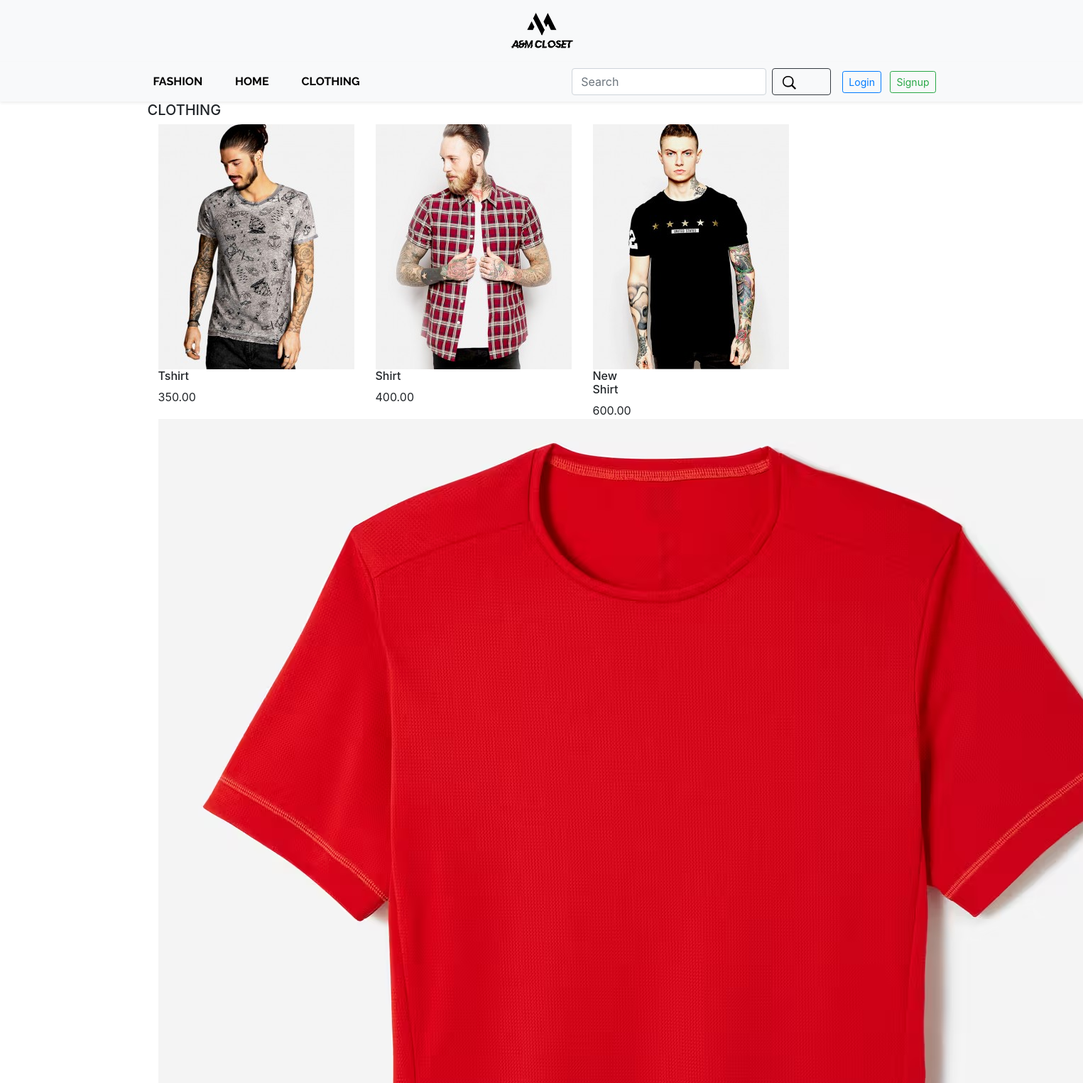
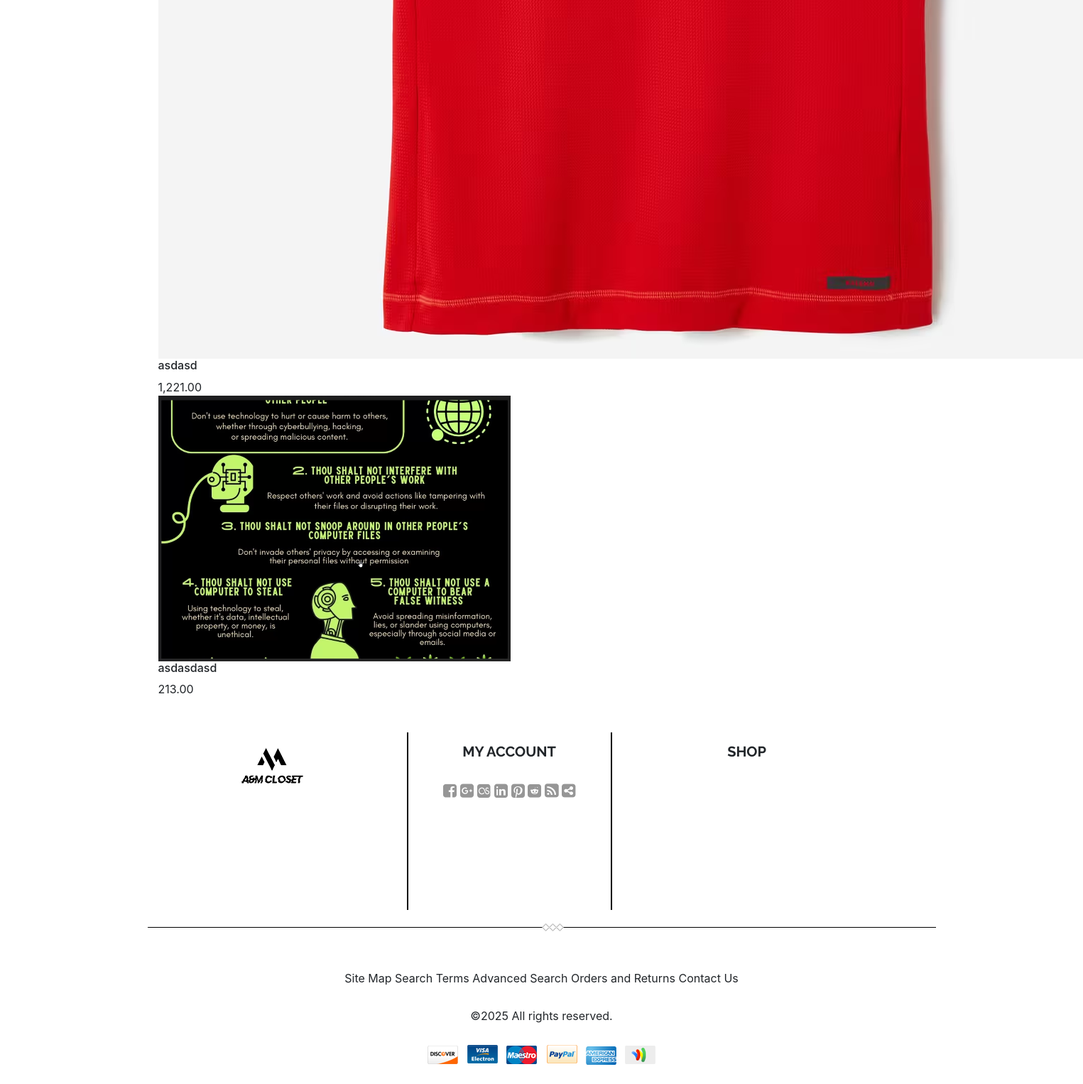
The page /Clothing.php on the database its author committed (2 pictures, top to bottom).
### tables this page shows
CREATE TABLE `product` (
  `p_id` int(100) NOT NULL,
  `name` varchar(100) NOT NULL,
  `catagory` varchar(100) NOT NULL,
  `description` varchar(100) NOT NULL,
  `quantity` int(100) NOT NULL,
  `Price` int(100) NOT NULL,
  `imgname` varchar(100) NOT NULL
);

### Clothing.php (the view, shortened to what this page needs)
<?php
  include 'header.php';
  include 'lib/connection.php';
  $sql = "SELECT * FROM product";
  $result = mysqli_query($conn, $sql);
?>
<div class="container">
    <h5>CLOTHING</h5>
    <div class="container">
        <div class="row">
            <?php
            if (mysqli_num_rows($result) > 0) {
                while ($row = mysqli_fetch_assoc($result)) {
                    ?>
                    <form action="<?php echo $_SERVER['PHP_SELF']; ?>" method="post">
                        <div class="col-md-3 col-sm-6 col-6">
                            <div>
                                <img src="admin/product_img/<?php echo $row['imgname']; ?>" alt="<?php echo $row['name']; ?>">
                            </div>
                            <div>
                                <h6><?php echo $row["name"]; ?></h6>
                                <span><?php echo number_format($row["Price"], 2); ?></span>
                            </div>
                        </div>
                    </form>
                    <?php
                }
            } else {
                echo "No products available.";
            }
            ?>
        </div>
    </div>
</div>
<?php
  include 'footer.php';
?>

### rows shown on the page
product: imgname (picture), name "Tshirt", Price "350.00"
product: imgname (picture), name "Shirt", Price "400.00"
product: imgname (picture), name "New Shirt", Price "600.00"
product: imgname (picture), name "asdasd", Price "1,221.00"
product: imgname (picture), name "asdasdasd", Price "213.00"
